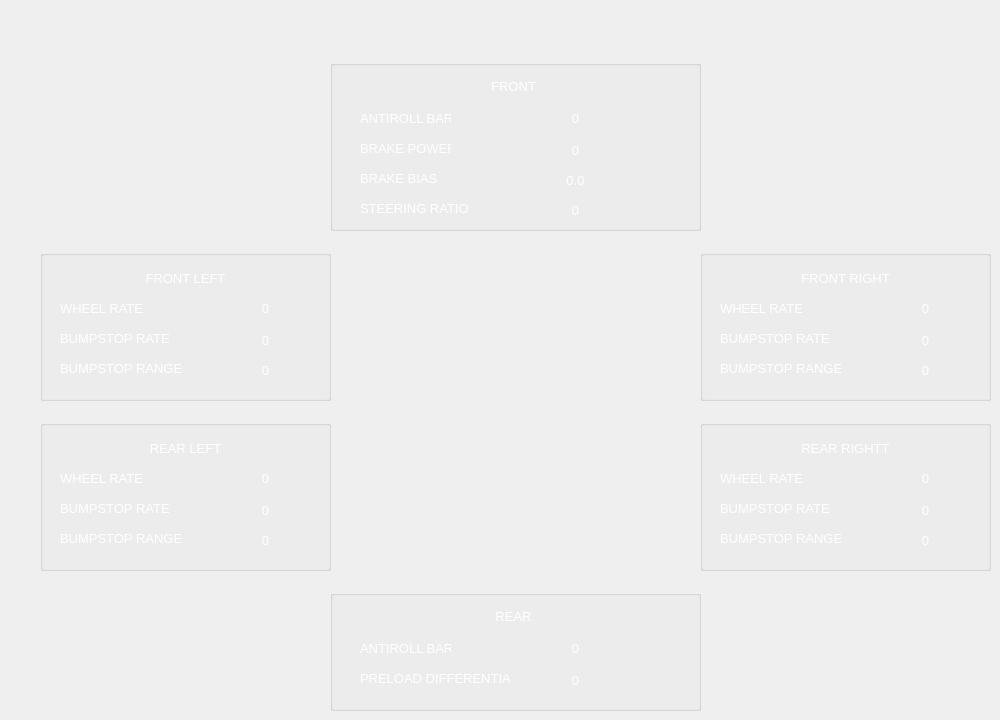
      <widget class="QWidget" name="mechanicalGrip">
       <widget class="QGroupBox" name="frontMechanicalGripBox">
        <property name="geometry">
         <rect>
          <x>330</x>
          <y>60</y>
          <width>371</width>
          <height>171</height>
         </rect>
        </property>
        <property name="title">
         <string/>
        </property>
        <widget class="QLabel" name="frontMechanicalGripTitle">
         <property name="geometry">
          <rect>
           <x>160</x>
           <y>20</y>
           <width>47</width>
           <height>13</height>
          </rect>
         </property>
         <property name="font">
          <font>
           <pointsize>10</pointsize>
          </font>
         </property>
         <property name="styleSheet">
          <string notr="true">color:white;</string>
         </property>
         <property name="text">
          <string>FRONT</string>
         </property>
         <property name="alignment">
          <set>Qt::AlignCenter</set>
         </property>
        </widget>
        <widget class="QLabel" name="frontARBTitle">
         <property name="geometry">
          <rect>
           <x>30</x>
           <y>50</y>
           <width>91</width>
           <height>16</height>
          </rect>
         </property>
         <property name="font">
          <font>
           <pointsize>10</pointsize>
          </font>
         </property>
         <property name="styleSheet">
          <string notr="true">color:white;</string>
         </property>
         <property name="text">
          <string>ANTIROLL BAR</string>
         </property>
         <property name="alignment">
          <set>Qt::AlignLeading|Qt::AlignLeft|Qt::AlignVCenter</set>
         </property>
        </widget>
        <widget class="QLabel" name="brakePowerTitle">
         <property name="geometry">
          <rect>
           <x>30</x>
           <y>80</y>
           <width>91</width>
           <height>16</height>
          </rect>
         </property>
         <property name="font">
          <font>
           <pointsize>10</pointsize>
          </font>
         </property>
         <property name="styleSheet">
          <string notr="true">color:white;</string>
         </property>
         <property name="text">
          <string>BRAKE POWER</string>
         </property>
         <property name="alignment">
          <set>Qt::AlignLeading|Qt::AlignLeft|Qt::AlignVCenter</set>
         </property>
        </widget>
        <widget class="QLabel" name="brakeBiasTitle">
         <property name="geometry">
          <rect>
           <x>30</x>
           <y>110</y>
           <width>91</width>
           <height>16</height>
          </rect>
         </property>
         <property name="font">
          <font>
           <pointsize>10</pointsize>
          </font>
         </property>
         <property name="styleSheet">
          <string notr="true">color:white;</string>
         </property>
         <property name="text">
          <string>BRAKE BIAS</string>
         </property>
         <property name="alignment">
          <set>Qt::AlignLeading|Qt::AlignLeft|Qt::AlignVCenter</set>
         </property>
        </widget>
        <widget class="QLabel" name="steeringRatioTitle">
         <property name="geometry">
          <rect>
           <x>30</x>
           <y>140</y>
           <width>111</width>
           <height>16</height>
          </rect>
         </property>
         <property name="font">
          <font>
           <pointsize>10</pointsize>
          </font>
         </property>
         <property name="styleSheet">
          <string notr="true">color:white;</string>
         </property>
         <property name="text">
          <string>STEERING RATIO</string>
         </property>
         <property name="alignment">
          <set>Qt::AlignLeading|Qt::AlignLeft|Qt::AlignVCenter</set>
         </property>
        </widget>
        <widget class="QLabel" name="frontARBValue">
         <property name="geometry">
          <rect>
           <x>200</x>
           <y>50</y>
           <width>91</width>
           <height>16</height>
          </rect>
         </property>
         <property name="font">
          <font>
           <pointsize>10</pointsize>
          </font>
         </property>
         <property name="styleSheet">
          <string notr="true">color:white;</string>
         </property>
         <property name="text">
          <string>0</string>
         </property>
         <property name="alignment">
          <set>Qt::AlignCenter</set>
         </property>
        </widget>
        <widget class="QLabel" name="brakePowerValue">
         <property name="geometry">
          <rect>
           <x>200</x>
           <y>80</y>
           <width>91</width>
           <height>20</height>
          </rect>
         </property>
         <property name="font">
          <font>
           <pointsize>10</pointsize>
          </font>
         </property>
         <property name="styleSheet">
          <string notr="true">color:white;</string>
         </property>
         <property name="text">
          <string>0</string>
         </property>
         <property name="alignment">
          <set>Qt::AlignCenter</set>
         </property>
        </widget>
        <widget class="QLabel" name="brakeBiasValue">
         <property name="geometry">
          <rect>
           <x>200</x>
           <y>110</y>
           <width>91</width>
           <height>20</height>
          </rect>
         </property>
         <property name="font">
          <font>
           <pointsize>10</pointsize>
          </font>
         </property>
         <property name="styleSheet">
          <string notr="true">color:white;</string>
         </property>
         <property name="text">
          <string>0.0</string>
         </property>
         <property name="alignment">
          <set>Qt::AlignCenter</set>
         </property>
        </widget>
        <widget class="QLabel" name="steeringRatioValue">
         <property name="geometry">
          <rect>
           <x>200</x>
           <y>140</y>
           <width>91</width>
           <height>20</height>
          </rect>
         </property>
         <property name="font">
          <font>
           <pointsize>10</pointsize>
          </font>
         </property>
         <property name="styleSheet">
          <string notr="true">color:white;</string>
         </property>
         <property name="text">
          <string>0</string>
         </property>
         <property name="alignment">
          <set>Qt::AlignCenter</set>
         </property>
        </widget>
       </widget>
       <widget class="QGroupBox" name="frontLeftMechanicalGripBox">
        <property name="geometry">
         <rect>
          <x>40</x>
          <y>250</y>
          <width>291</width>
          <height>151</height>
         </rect>
        </property>
        <property name="title">
         <string/>
        </property>
        <widget class="QLabel" name="frontLeftMechanicalGripTitle">
         <property name="geometry">
          <rect>
           <x>100</x>
           <y>20</y>
           <width>91</width>
           <height>16</height>
          </rect>
         </property>
         <property name="font">
          <font>
           <pointsize>10</pointsize>
          </font>
         </property>
         <property name="styleSheet">
          <string notr="true">color:white;</string>
         </property>
         <property name="text">
          <string>FRONT LEFT</string>
         </property>
         <property name="alignment">
          <set>Qt::AlignCenter</set>
         </property>
        </widget>
        <widget class="QLabel" name="frontLeftWheelRateTitle">
         <property name="geometry">
          <rect>
           <x>20</x>
           <y>50</y>
           <width>91</width>
           <height>16</height>
          </rect>
         </property>
         <property name="font">
          <font>
           <pointsize>10</pointsize>
          </font>
         </property>
         <property name="styleSheet">
          <string notr="true">color:white;</string>
         </property>
         <property name="text">
          <string>WHEEL RATE</string>
         </property>
         <property name="alignment">
          <set>Qt::AlignLeading|Qt::AlignLeft|Qt::AlignVCenter</set>
         </property>
        </widget>
        <widget class="QLabel" name="frontLeftbumpstopRateTitle">
         <property name="geometry">
          <rect>
           <x>20</x>
           <y>80</y>
           <width>111</width>
           <height>16</height>
          </rect>
         </property>
         <property name="font">
          <font>
           <pointsize>10</pointsize>
          </font>
         </property>
         <property name="styleSheet">
          <string notr="true">color:white;</string>
         </property>
         <property name="text">
          <string>BUMPSTOP RATE</string>
         </property>
         <property name="alignment">
          <set>Qt::AlignLeading|Qt::AlignLeft|Qt::AlignVCenter</set>
         </property>
        </widget>
        <widget class="QLabel" name="frontLeftBumpstopRangeTitle">
         <property name="geometry">
          <rect>
           <x>20</x>
           <y>110</y>
           <width>121</width>
           <height>16</height>
          </rect>
         </property>
         <property name="font">
          <font>
           <pointsize>10</pointsize>
          </font>
         </property>
         <property name="styleSheet">
          <string notr="true">color:white;</string>
         </property>
         <property name="text">
          <string>BUMPSTOP RANGE</string>
         </property>
         <property name="alignment">
          <set>Qt::AlignLeading|Qt::AlignLeft|Qt::AlignVCenter</set>
         </property>
        </widget>
        <widget class="QLabel" name="frontLeftWheelRateValue">
         <property name="geometry">
          <rect>
           <x>190</x>
           <y>50</y>
           <width>71</width>
           <height>16</height>
          </rect>
         </property>
         <property name="font">
          <font>
           <pointsize>10</pointsize>
          </font>
         </property>
         <property name="styleSheet">
          <string notr="true">color:white;</string>
         </property>
         <property name="text">
          <string>0</string>
         </property>
         <property name="alignment">
          <set>Qt::AlignCenter</set>
         </property>
        </widget>
        <widget class="QLabel" name="frontLeftBumpstopRateValue">
         <property name="geometry">
          <rect>
           <x>190</x>
           <y>80</y>
           <width>71</width>
           <height>20</height>
          </rect>
         </property>
         <property name="font">
          <font>
           <pointsize>10</pointsize>
          </font>
         </property>
         <property name="styleSheet">
          <string notr="true">color:white;</string>
         </property>
         <property name="text">
          <string>0</string>
         </property>
         <property name="alignment">
          <set>Qt::AlignCenter</set>
         </property>
        </widget>
        <widget class="QLabel" name="frontLeftBumpstopRangeValue">
         <property name="geometry">
          <rect>
           <x>190</x>
           <y>110</y>
           <width>71</width>
           <height>20</height>
          </rect>
         </property>
         <property name="font">
          <font>
           <pointsize>10</pointsize>
          </font>
         </property>
         <property name="styleSheet">
          <string notr="true">color:white;</string>
         </property>
         <property name="text">
          <string>0</string>
         </property>
         <property name="alignment">
          <set>Qt::AlignCenter</set>
         </property>
        </widget>
       </widget>
       <widget class="QGroupBox" name="frontRightMechanicalGripBox">
        <property name="geometry">
         <rect>
          <x>700</x>
          <y>250</y>
          <width>291</width>
          <height>151</height>
         </rect>
        </property>
        <property name="title">
         <string/>
        </property>
        <widget class="QLabel" name="frontRightMechanicalGripTitle">
         <property name="geometry">
          <rect>
           <x>100</x>
           <y>20</y>
           <width>91</width>
           <height>16</height>
          </rect>
         </property>
         <property name="font">
          <font>
           <pointsize>10</pointsize>
          </font>
         </property>
         <property name="styleSheet">
          <string notr="true">color:white;</string>
         </property>
         <property name="text">
          <string>FRONT RIGHT</string>
         </property>
         <property name="alignment">
          <set>Qt::AlignCenter</set>
         </property>
        </widget>
        <widget class="QLabel" name="frontRightWheelRateTitle">
         <property name="geometry">
          <rect>
           <x>20</x>
           <y>50</y>
           <width>91</width>
           <height>16</height>
          </rect>
         </property>
         <property name="font">
          <font>
           <pointsize>10</pointsize>
          </font>
         </property>
         <property name="styleSheet">
          <string notr="true">color:white;</string>
         </property>
         <property name="text">
          <string>WHEEL RATE</string>
         </property>
         <property name="alignment">
          <set>Qt::AlignLeading|Qt::AlignLeft|Qt::AlignVCenter</set>
         </property>
        </widget>
        <widget class="QLabel" name="frontRightbumpstopRateTitle">
         <property name="geometry">
          <rect>
           <x>20</x>
           <y>80</y>
           <width>111</width>
           <height>16</height>
          </rect>
         </property>
         <property name="font">
          <font>
           <pointsize>10</pointsize>
          </font>
         </property>
         <property name="styleSheet">
          <string notr="true">color:white;</string>
         </property>
         <property name="text">
          <string>BUMPSTOP RATE</string>
         </property>
         <property name="alignment">
          <set>Qt::AlignLeading|Qt::AlignLeft|Qt::AlignVCenter</set>
         </property>
        </widget>
        <widget class="QLabel" name="frontRightBumpstopRangeTitle">
         <property name="geometry">
          <rect>
           <x>20</x>
           <y>110</y>
           <width>121</width>
           <height>16</height>
          </rect>
         </property>
         <property name="font">
          <font>
           <pointsize>10</pointsize>
          </font>
         </property>
         <property name="styleSheet">
          <string notr="true">color:white;</string>
         </property>
         <property name="text">
          <string>BUMPSTOP RANGE</string>
         </property>
         <property name="alignment">
          <set>Qt::AlignLeading|Qt::AlignLeft|Qt::AlignVCenter</set>
         </property>
        </widget>
        <widget class="QLabel" name="frontRightWheelRateValue">
         <property name="geometry">
          <rect>
           <x>190</x>
           <y>50</y>
           <width>71</width>
           <height>16</height>
          </rect>
         </property>
         <property name="font">
          <font>
           <pointsize>10</pointsize>
          </font>
         </property>
         <property name="styleSheet">
          <string notr="true">color:white;</string>
         </property>
         <property name="text">
          <string>0</string>
         </property>
         <property name="alignment">
          <set>Qt::AlignCenter</set>
         </property>
        </widget>
        <widget class="QLabel" name="frontRightBumpstopRateValue">
         <property name="geometry">
          <rect>
           <x>190</x>
           <y>80</y>
           <width>71</width>
           <height>20</height>
          </rect>
         </property>
         <property name="font">
          <font>
           <pointsize>10</pointsize>
          </font>
         </property>
         <property name="styleSheet">
          <string notr="true">color:white;</string>
         </property>
         <property name="text">
          <string>0</string>
         </property>
         <property name="alignment">
          <set>Qt::AlignCenter</set>
         </property>
        </widget>
        <widget class="QLabel" name="frontRightBumpstopRangeValue">
         <property name="geometry">
          <rect>
           <x>190</x>
           <y>110</y>
           <width>71</width>
           <height>20</height>
          </rect>
         </property>
         <property name="font">
          <font>
           <pointsize>10</pointsize>
          </font>
         </property>
         <property name="styleSheet">
          <string notr="true">color:white;</string>
         </property>
         <property name="text">
          <string>0</string>
         </property>
         <property name="alignment">
          <set>Qt::AlignCenter</set>
         </property>
        </widget>
       </widget>
       <widget class="QGroupBox" name="rearLeftMechanicalGripBox">
        <property name="geometry">
         <rect>
          <x>40</x>
          <y>420</y>
          <width>291</width>
          <height>151</height>
         </rect>
        </property>
        <property name="title">
         <string/>
        </property>
        <widget class="QLabel" name="rearLeftMechanicalGripTitle">
         <property name="geometry">
          <rect>
           <x>100</x>
           <y>20</y>
           <width>91</width>
           <height>16</height>
          </rect>
         </property>
         <property name="font">
          <font>
           <pointsize>10</pointsize>
          </font>
         </property>
         <property name="styleSheet">
          <string notr="true">color:white;</string>
         </property>
         <property name="text">
          <string>REAR LEFT</string>
         </property>
         <property name="alignment">
          <set>Qt::AlignCenter</set>
         </property>
        </widget>
        <widget class="QLabel" name="rearLeftWheelRateTitle">
         <property name="geometry">
          <rect>
           <x>20</x>
           <y>50</y>
           <width>91</width>
           <height>16</height>
          </rect>
         </property>
         <property name="font">
          <font>
           <pointsize>10</pointsize>
          </font>
         </property>
         <property name="styleSheet">
          <string notr="true">color:white;</string>
         </property>
         <property name="text">
          <string>WHEEL RATE</string>
         </property>
         <property name="alignment">
          <set>Qt::AlignLeading|Qt::AlignLeft|Qt::AlignVCenter</set>
         </property>
        </widget>
        <widget class="QLabel" name="rearLeftbumpstopRateTitle">
         <property name="geometry">
          <rect>
           <x>20</x>
           <y>80</y>
           <width>111</width>
           <height>16</height>
          </rect>
         </property>
         <property name="font">
          <font>
           <pointsize>10</pointsize>
          </font>
         </property>
         <property name="styleSheet">
          <string notr="true">color:white;</string>
         </property>
         <property name="text">
          <string>BUMPSTOP RATE</string>
         </property>
         <property name="alignment">
          <set>Qt::AlignLeading|Qt::AlignLeft|Qt::AlignVCenter</set>
         </property>
        </widget>
        <widget class="QLabel" name="rearLeftBumpstopRangeTitle">
         <property name="geometry">
          <rect>
           <x>20</x>
           <y>110</y>
           <width>121</width>
           <height>16</height>
          </rect>
         </property>
         <property name="font">
          <font>
           <pointsize>10</pointsize>
          </font>
         </property>
         <property name="styleSheet">
          <string notr="true">color:white;</string>
         </property>
         <property name="text">
          <string>BUMPSTOP RANGE</string>
         </property>
         <property name="alignment">
          <set>Qt::AlignLeading|Qt::AlignLeft|Qt::AlignVCenter</set>
         </property>
        </widget>
        <widget class="QLabel" name="rearLeftWheelRateValue">
         <property name="geometry">
          <rect>
           <x>190</x>
           <y>50</y>
           <width>71</width>
           <height>16</height>
          </rect>
         </property>
         <property name="font">
          <font>
           <pointsize>10</pointsize>
          </font>
         </property>
         <property name="styleSheet">
          <string notr="true">color:white;</string>
         </property>
         <property name="text">
          <string>0</string>
         </property>
         <property name="alignment">
          <set>Qt::AlignCenter</set>
         </property>
        </widget>
        <widget class="QLabel" name="rearLeftBumpstopRateValue">
         <property name="geometry">
          <rect>
           <x>190</x>
           <y>80</y>
           <width>71</width>
           <height>20</height>
          </rect>
         </property>
         <property name="font">
          <font>
           <pointsize>10</pointsize>
          </font>
         </property>
         <property name="styleSheet">
          <string notr="true">color:white;</string>
         </property>
         <property name="text">
          <string>0</string>
         </property>
         <property name="alignment">
          <set>Qt::AlignCenter</set>
         </property>
        </widget>
        <widget class="QLabel" name="rearLeftBumpstopRangeValue">
         <property name="geometry">
          <rect>
           <x>190</x>
           <y>110</y>
           <width>71</width>
           <height>20</height>
          </rect>
         </property>
         <property name="font">
          <font>
           <pointsize>10</pointsize>
          </font>
         </property>
         <property name="styleSheet">
          <string notr="true">color:white;</string>
         </property>
         <property name="text">
          <string>0</string>
         </property>
         <property name="alignment">
          <set>Qt::AlignCenter</set>
         </property>
        </widget>
       </widget>
       <widget class="QGroupBox" name="rearRightMechanicalGripBox">
        <property name="geometry">
         <rect>
          <x>700</x>
          <y>420</y>
          <width>291</width>
          <height>151</height>
         </rect>
        </property>
        <property name="title">
         <string/>
        </property>
        <widget class="QLabel" name="rearRightMechanicalGripTitle">
         <property name="geometry">
          <rect>
           <x>100</x>
           <y>20</y>
           <width>91</width>
           <height>16</height>
          </rect>
         </property>
         <property name="font">
          <font>
           <pointsize>10</pointsize>
          </font>
         </property>
         <property name="styleSheet">
          <string notr="true">color:white;</string>
         </property>
         <property name="text">
          <string>REAR RIGHTT</string>
         </property>
         <property name="alignment">
          <set>Qt::AlignCenter</set>
         </property>
        </widget>
        <widget class="QLabel" name="rearRightWheelRateTitle">
         <property name="geometry">
          <rect>
           <x>20</x>
           <y>50</y>
           <width>91</width>
           <height>16</height>
          </rect>
         </property>
         <property name="font">
          <font>
           <pointsize>10</pointsize>
          </font>
         </property>
         <property name="styleSheet">
          <string notr="true">color:white;</string>
         </property>
         <property name="text">
          <string>WHEEL RATE</string>
         </property>
         <property name="alignment">
          <set>Qt::AlignLeading|Qt::AlignLeft|Qt::AlignVCenter</set>
         </property>
        </widget>
        <widget class="QLabel" name="rearRightbumpstopRateTitle">
         <property name="geometry">
          <rect>
           <x>20</x>
           <y>80</y>
           <width>111</width>
           <height>16</height>
          </rect>
         </property>
         <property name="font">
          <font>
           <pointsize>10</pointsize>
          </font>
         </property>
         <property name="styleSheet">
          <string notr="true">color:white;</string>
         </property>
         <property name="text">
          <string>BUMPSTOP RATE</string>
         </property>
         <property name="alignment">
          <set>Qt::AlignLeading|Qt::AlignLeft|Qt::AlignVCenter</set>
         </property>
        </widget>
        <widget class="QLabel" name="rearRightBumpstopRangeTitle">
         <property name="geometry">
          <rect>
           <x>20</x>
           <y>110</y>
           <width>121</width>
           <height>16</height>
          </rect>
         </property>
         <property name="font">
          <font>
           <pointsize>10</pointsize>
          </font>
         </property>
         <property name="styleSheet">
          <string notr="true">color:white;</string>
         </property>
         <property name="text">
          <string>BUMPSTOP RANGE</string>
         </property>
         <property name="alignment">
          <set>Qt::AlignLeading|Qt::AlignLeft|Qt::AlignVCenter</set>
         </property>
        </widget>
        <widget class="QLabel" name="rearRightWheelRateValue">
         <property name="geometry">
          <rect>
           <x>190</x>
           <y>50</y>
           <width>71</width>
           <height>16</height>
          </rect>
         </property>
         <property name="font">
          <font>
           <pointsize>10</pointsize>
          </font>
         </property>
         <property name="styleSheet">
          <string notr="true">color:white;</string>
         </property>
         <property name="text">
          <string>0</string>
         </property>
         <property name="alignment">
          <set>Qt::AlignCenter</set>
         </property>
        </widget>
        <widget class="QLabel" name="rearRightBumpstopRateValue">
         <property name="geometry">
          <rect>
           <x>190</x>
           <y>80</y>
           <width>71</width>
           <height>20</height>
          </rect>
         </property>
         <property name="font">
          <font>
           <pointsize>10</pointsize>
          </font>
         </property>
         <property name="styleSheet">
          <string notr="true">color:white;</string>
         </property>
         <property name="text">
          <string>0</string>
         </property>
         <property name="alignment">
          <set>Qt::AlignCenter</set>
         </property>
        </widget>
        <widget class="QLabel" name="rearRightBumpstopRangeValue">
         <property name="geometry">
          <rect>
           <x>190</x>
           <y>110</y>
           <width>71</width>
           <height>20</height>
          </rect>
         </property>
         <property name="font">
          <font>
           <pointsize>10</pointsize>
          </font>
         </property>
         <property name="styleSheet">
          <string notr="true">color:white;</string>
         </property>
         <property name="text">
          <string>0</string>
         </property>
         <property name="alignment">
          <set>Qt::AlignCenter</set>
         </property>
        </widget>
       </widget>
       <widget class="QGroupBox" name="rearMechanicalGripBox">
        <property name="geometry">
         <rect>
          <x>330</x>
          <y>590</y>
          <width>371</width>
          <height>121</height>
         </rect>
        </property>
        <property name="title">
         <string/>
        </property>
        <widget class="QLabel" name="rearMechanicalGripTitle">
         <property name="geometry">
          <rect>
           <x>160</x>
           <y>20</y>
           <width>47</width>
           <height>13</height>
          </rect>
         </property>
         <property name="font">
          <font>
           <pointsize>10</pointsize>
          </font>
         </property>
         <property name="styleSheet">
          <string notr="true">color:white;</string>
         </property>
         <property name="text">
          <string>REAR</string>
         </property>
         <property name="alignment">
          <set>Qt::AlignCenter</set>
         </property>
        </widget>
        <widget class="QLabel" name="rearARBTitle">
         <property name="geometry">
          <rect>
           <x>30</x>
           <y>50</y>
           <width>91</width>
           <height>16</height>
          </rect>
         </property>
         <property name="font">
          <font>
           <pointsize>10</pointsize>
          </font>
         </property>
         <property name="styleSheet">
          <string notr="true">color:white;</string>
         </property>
         <property name="text">
          <string>ANTIROLL BAR</string>
         </property>
         <property name="alignment">
          <set>Qt::AlignLeading|Qt::AlignLeft|Qt::AlignVCenter</set>
         </property>
        </widget>
        <widget class="QLabel" name="preloadTitle">
         <property name="geometry">
          <rect>
           <x>30</x>
           <y>80</y>
           <width>151</width>
           <height>16</height>
          </rect>
         </property>
         <property name="font">
          <font>
           <pointsize>10</pointsize>
          </font>
         </property>
         <property name="styleSheet">
          <string notr="true">color:white;</string>
         </property>
         <property name="text">
          <string>PRELOAD DIFFERENTIAL</string>
         </property>
         <property name="alignment">
          <set>Qt::AlignLeading|Qt::AlignLeft|Qt::AlignVCenter</set>
         </property>
        </widget>
        <widget class="QLabel" name="rearARBValue">
         <property name="geometry">
          <rect>
           <x>200</x>
           <y>50</y>
           <width>91</width>
           <height>16</height>
          </rect>
         </property>
         <property name="font">
          <font>
           <pointsize>10</pointsize>
          </font>
         </property>
         <property name="styleSheet">
          <string notr="true">color:white;</string>
         </property>
         <property name="text">
          <string>0</string>
         </property>
         <property name="alignment">
          <set>Qt::AlignCenter</set>
         </property>
        </widget>
        <widget class="QLabel" name="preloadValue">
         <property name="geometry">
          <rect>
           <x>200</x>
           <y>80</y>
           <width>91</width>
           <height>20</height>
          </rect>
         </property>
         <property name="font">
          <font>
           <pointsize>10</pointsize>
          </font>
         </property>
         <property name="styleSheet">
          <string notr="true">color:white;</string>
         </property>
         <property name="text">
          <string>0</string>
         </property>
         <property name="alignment">
          <set>Qt::AlignCenter</set>
         </property>
        </widget>
       </widget>
      </widget>
